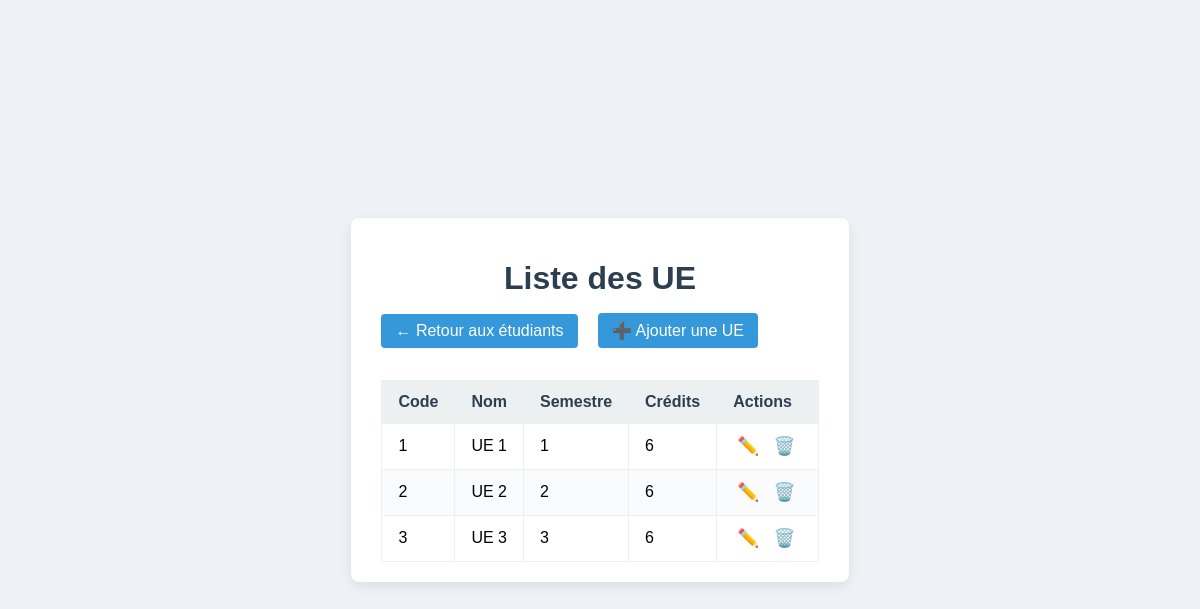
Page /ues/ on the committed database.
### notes/models.py (models this page shows)
class UE(models.Model):
    code = models.CharField(max_length=20, primary_key=True)
    nom = models.CharField(max_length=200)
    semestre = models.CharField(max_length=20)
    credit_ects = models.IntegerField()

### notes/views.py (the view)
# urls.py: path('ues/', UEList.as_view(), name='ue_list'),
class UEList(ListView):
    model = UE
    template_name = 'notes/ue_list.html'
    context_object_name = 'ues'

### notes/templates/notes/ue_list.html (shortened to what this page needs)
{% load static %}
<!DOCTYPE html>
<html lang="fr">
<head>
  <link rel="stylesheet" href="{% static 'css/style.css' %}">
</head>
<body>
  <div class="container">
    <h1>Liste des UE</h1>
    <a href="{% url 'etudiant_list' %}" class="add-btn">← Retour aux étudiants</a>
    <a href="{% url 'ue_new' %}"         class="add-btn" style="margin-left:1rem;">➕ Ajouter une UE</a>
    <table class="table">
      <thead>
        <tr>
          <th>Code</th>
          <th>Nom</th>
          <th>Semestre</th>
          <th>Crédits</th>
          <th>Actions</th>
        </tr>
      </thead>
      <tbody>
        {% for ue in ues %}
        <tr>
          <td>{{ ue.code }}</td>
          <td>{{ ue.nom }}</td>
          <td>{{ ue.semestre }}</td>
          <td>{{ ue.credit_ects }}</td>
          <td>
            <a href="{% url 'ue_edit' ue.pk %}"   class="action-btn">✏️</a>
            <a href="{% url 'ue_delete' ue.pk %}" class="action-btn">🗑️</a>
          </td>
        </tr>
        {% empty %}
        <tr>
          <td colspan="5" style="text-align:center;">Aucune UE enregistrée.</td>
        </tr>
        {% endfor %}
      </tbody>
    </table>
  </div>
</body>
</html>

### static/css/style.css (style rules this page uses)
html, body { height: 100%; margin: 0; font-family: Arial, sans-serif; background: #eef2f7; display: flex; align-items: center; justify-content: center; }
.container { width: 90%; max-width: 1000px; background: #fff; padding: 20px 30px; box-shadow: 0 4px 12px rgba(0, 0, 0, 0.08); border-radius: 8px; }
h1 { text-align: center; margin-bottom: 1rem; color: #2c3e50; }
a.add-btn { display: inline-block; margin-bottom: 1rem; padding: 8px 14px; background: #3498db; color: #fff; text-decoration: none; border-radius: 4px; }
table { width: 100%; border-collapse: collapse; margin-top: 1rem; }
th, td { padding: 8px; border: 1px solid #ecf0f1; text-align: left; }
th { background: #ecf0f1; color: #2c3e50; }
tr:nth-child(even) { background: #f9fbfc; }
a.action-btn { margin-right: 6px; text-decoration: none; font-size: 1.1rem; }
.action-btn { margin: 0 0.25rem; font-size: 1.1rem; color: #2c3e50; }
.table { width: 100%; border-collapse: collapse; }
.table th, .table td { padding: 0.75rem 1rem; border: 1px solid #ecf0f1; }
.table thead { background-color: #ecf0f1; }
.add-btn { display: inline-block; padding: 0.5rem 1rem; background-color: #3498db; color: white; border-radius: 0.375rem; text-decoration: none; font-weight: 500; transition: background-color .2s; }
.action-btn { margin: 0 0.25rem; font-size: 1.1rem; }

### rows in the picture
UE: code "1", nom "UE 1", semestre "1", credit_ects "6"
UE: code "2", nom "UE 2", semestre "2", credit_ects "6"
UE: code "3", nom "UE 3", semestre "3", credit_ects "6"
